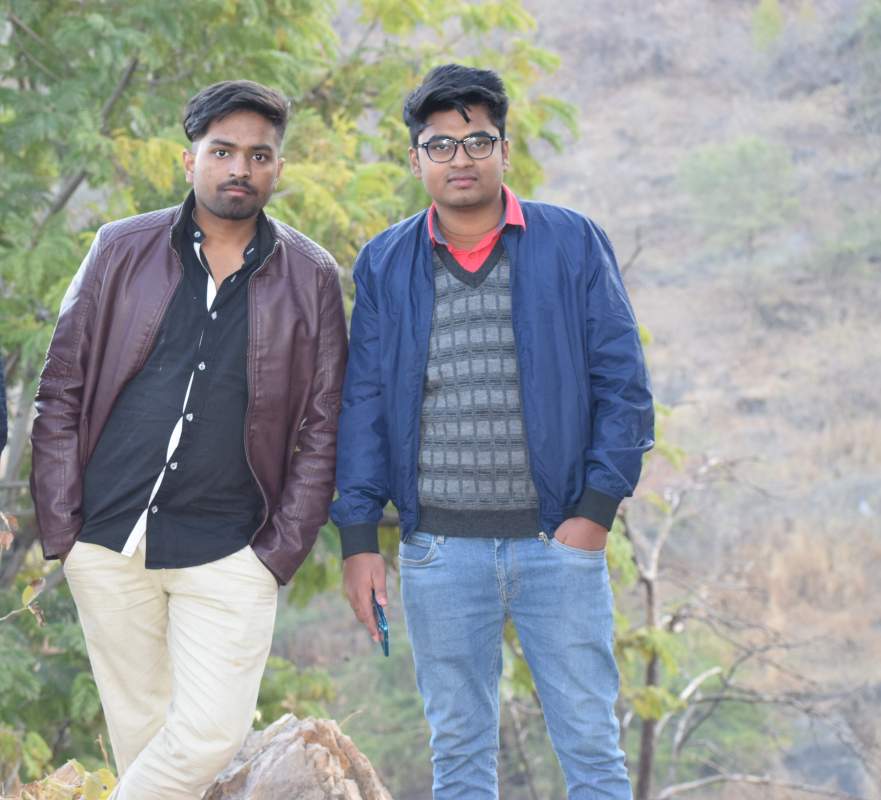
#> input picture bhai.jpg, 4402 x 4000 px (shown at 1/5 size)
$ python masking.py
#> lines starting #> are read from the running program, lines starting #| are printed output that depends on the picture; after the words box and inside, x2 and y2 are one past the last pixel; in counts of white or black regions, pixels touching at a corner belong together
import cv2 as cv
import numpy as np

img = cv.imread('bhai.jpg')
#> img is the input picture: shape (4000, 4402, 3); mean B, G, R 153.2, 152.3, 147.5
img = cv.resize(img, (400,300), interpolation=cv.INTER_AREA)
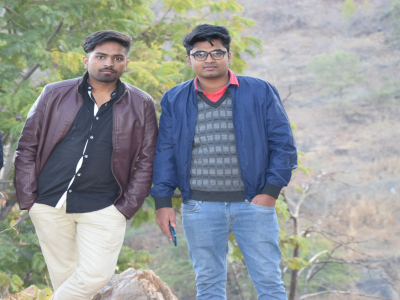
#> img: shape (300, 400, 3); mean B, G, R 153.2, 152.3, 147.5
cv.imshow('image', img)

blank = np.zeros(img.shape[:2], dtype='uint8')
cv.imshow('blank', blank)
print(img.shape)
#| (300, 400, 3)
mask = cv.circle(blank, (img.shape[1]//2, img.shape[0]//2), 100, 255, -1)
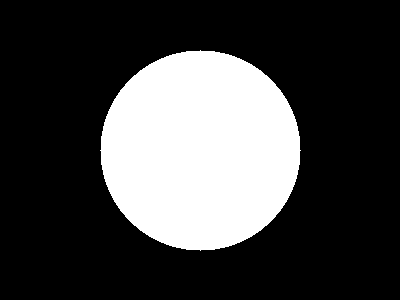
#> blank: shape (300, 400); 26.2% white; 1 white region, box (x1, y1, x2, y2) and area: (100, 50, 301, 251) 31417
cv.imshow('mask', mask)

masked = cv.bitwise_and(img,img,mask=mask)
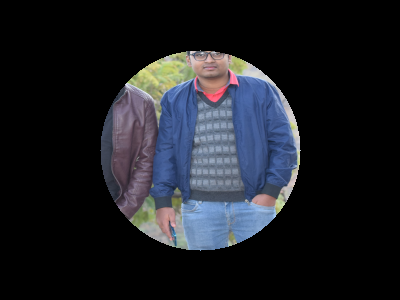
#> masked: shape (300, 400, 3); mean B, G, R 35.4, 29.8, 27.6
cv.imshow('masked', masked)

cv.waitKey(0)
